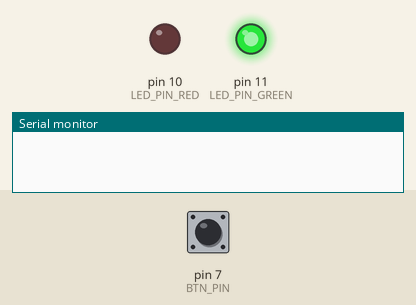
Bench run of a sketch on a simulated Arduino Uno, built with avr-gcc and run on an emulated ATmega328P. On the bench: output pins drawn as LEDs (lit = HIGH), the last lines printed to the serial monitor. The inputs (shaded band) are chosen by the test bench; at power-on: pin 7 (BTN_PIN) HIGH.

Above: at 1.2 s.
1.3 s: pin 7 (BTN_PIN) pulled LOW for 0.15 s
At 1.37 s:
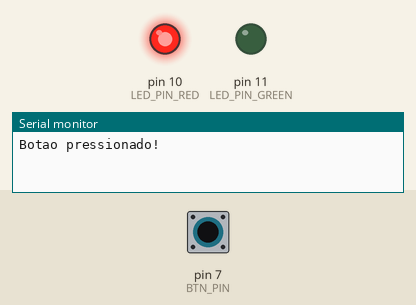
2.9 s: pin 7 (BTN_PIN) pulled LOW for 3.2 s
At 7.3 s:
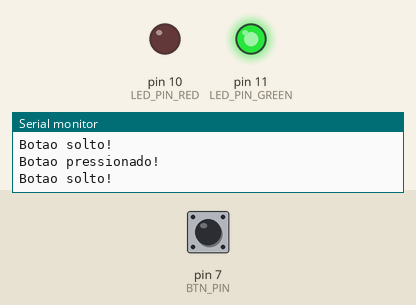
Timing chart, 0 to 8.8 s (numbered marks = the images above; inputs shaded):
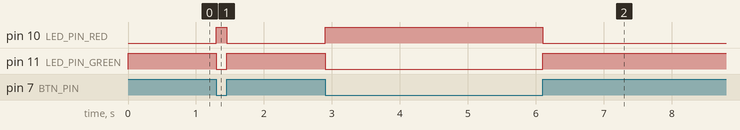

Measured:
- after the input at 1.3 s, pin 10 (LED_PIN_RED): LOW → HIGH at once, → LOW 0.15 s later; pin 11 (LED_PIN_GREEN): HIGH → LOW at once, → HIGH 0.15 s later
- after the input at 2.9 s, pin 10 (LED_PIN_RED): LOW → HIGH at once, → LOW 3.2 s later; pin 11 (LED_PIN_GREEN): HIGH → LOW at once, → HIGH 3.2 s later

The sketch:

08_Show_Button_State_In_Serial.ino
```cpp
/*
 * 08 - Show Button State In Serial
 * --------------------------------
 * Combina LED + botão + serial:
 *   - botão pressionado -> LED vermelho liga, verde apaga, imprime "Botao pressionado!"
 *   - botão solto       -> LED verde liga, vermelho apaga, imprime "Botao solto!"
 *
 * Importante: a mensagem só é impressa NA TRANSIÇÃO de estado, não a cada
 * iteração do loop. Caso contrário, a serial recebe milhares de mensagens
 * por segundo (loop roda em microssegundos), o que polui o Serial Monitor
 * e dificulta a leitura.
 *
 * Hardware: Arduino UNO + 2 LEDs (com resistores 220 ohms) + 1 push-button
 * Pinagem:  LED vermelho no pino 10, LED verde no pino 11
 *           Botão no pino 7 (um terminal no pino 7, outro no GND)
 *
 * Conceitos: detecção de borda (edge detection), variáveis de estado
 */

const byte LED_PIN_RED = 10;
const byte LED_PIN_GREEN = 11;
const byte BTN_PIN = 7;
const long BAUD_RATE = 9600;

bool lastPressed = false;   // estado anterior, usado para detectar transições

void setup() {
  Serial.begin(BAUD_RATE);
  pinMode(LED_PIN_RED, OUTPUT);
  pinMode(LED_PIN_GREEN, OUTPUT);
  pinMode(BTN_PIN, INPUT_PULLUP);
}

void loop() {
  bool pressed = (digitalRead(BTN_PIN) == LOW);   // INPUT_PULLUP -> lógica invertida

  if (pressed) {
    digitalWrite(LED_PIN_RED, HIGH);
    digitalWrite(LED_PIN_GREEN, LOW);
  } else {
    digitalWrite(LED_PIN_RED, LOW);
    digitalWrite(LED_PIN_GREEN, HIGH);
  }

  // Imprime só quando o estado mudou (borda)
  if (pressed != lastPressed) {
    Serial.println(pressed ? "Botao pressionado!" : "Botao solto!");
    lastPressed = pressed;
  }
}
```
